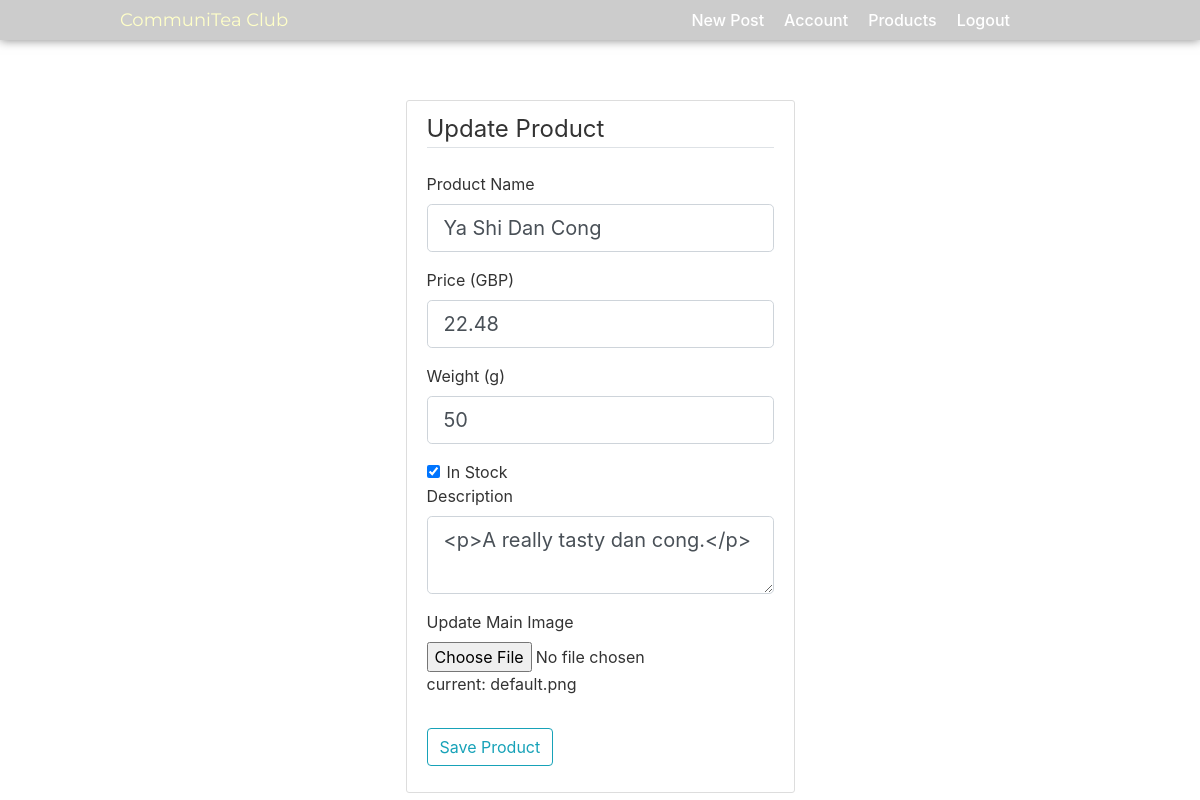
Screenshot of /product/6/update (signed in) with the database file from the repository.
### cmsdash/models.py (models this page shows, shortened)
class Product(db.Model):
    id = db.Column(db.Integer, primary_key=True)
    name = db.Column(db.String(120), nullable=False)
    price = db.Column(db.Integer, nullable=False)
    in_stock = db.Column(db.Boolean, nullable=False, default=True)
    description = db.Column(db.Text, nullable=False)
    main_image = db.Column(db.String(20), nullable=False, default='default.png')
    weight = db.Column(db.Integer, nullable=True)

### cmsdash/products/routes.py (the view)
@products.route('/product/<int:product_id>/update', methods=['GET', 'POST'])
@login_required
def update_product(product_id):
    product = Product.query.get_or_404(product_id)
    form = NewProductForm()
    if form.validate_on_submit():
        print(form.picture.data)
        if form.picture.data:
            picture_file = save_picture(form.picture.data)
            product.main_image = picture_file
        product.name = form.name.data
        product.description = form.description.data
        product.price = form.price.data
        product.in_stock = form.in_stock.data
        product.weight = form.weight.data
        db.session.commit()
        flash('Product updated!', 'success')
        return redirect(url_for('products.all_products'))
    elif request.method == 'GET':
        form.name.data = product.name
        form.description.data = product.description
        form.price.data = product.price
        form.in_stock.data = product.in_stock
        form.weight.data = product.weight
        form.picture.data = product.main_image
    return render_template('new_product.html', title='Update Product', form=form, legend='Update Product')

### cmsdash/products/forms.py
class NewProductForm(FlaskForm):
    name = StringField('Product Name', validators=[DataRequired()])
    price = FloatField('Price (GBP)', validators=[DataRequired()])
    in_stock = BooleanField('In Stock', validators=[DataRequired()])
    description = TextAreaField('Description', validators=[DataRequired()], id='summernote')
    picture = FileField('Update Main Image', validators=[FileAllowed(['jpg', 'png'])])
    weight = FloatField('Weight (g)')
    submit = SubmitField('Save Product')

### cmsdash/models.py (called while the page is built)
@login_manager.user_loader
def load_user(user_id):
    return User.query.get(int(user_id))

### cmsdash/templates/new_product.html (shortened to what this page needs)
{% extends "layout.html" %}
{% block content %}
    <div class="content-section">
        <form method="POST" action="" enctype="multipart/form-data">
            <fieldset class="form-group">
                <legend class="border-bottom mb-4">{{ legend }}</legend>
                <div class="form-group">
                    {{ form.name.label(class='form-control-label') }}
                    {% if form.name.errors %}
                        {{ form.name(class='form-control form-control-lg is-invalid') }}
                    <div class="invalid-feedback">
                        {% for error in form.name.errors %}
                            <span>{{error}}</span>
                        {% endfor %}
                    </div>
                    {% else %}
                        {{ form.name(class='form-control form-control-lg') }}
                    {% endif %}
                </div>
                <div class="form-group">
                    {{ form.price.label(class='form-control-label') }}
                    {% if form.price.errors %}
                        {{ form.price(class='form-control form-control-lg is-invalid') }}
                    <div class="invalid-feedback">
                        {% for error in form.price.errors %}
                            <span>{{error}}</span>
                        {% endfor %}
                    </div>
                    {% else %}
                        {{ form.price(class='form-control form-control-lg') }}
                    {% endif %}
                </div>
                <div class="form-group">
                    {{ form.weight.label(class='form-control-label') }}
                    {% if form.weight.errors %}
                        {{ form.weight(class='form-control form-control-lg is-invalid') }}
                    <div class="invalid-feedback">
                        {% for error in form.weight.errors %}
                            <span>{{error}}</span>
                        {% endfor %}
                    </div>
                    {% else %}
                        {{ form.weight(class='form-control form-control-lg') }}
                    {% endif %}
                </div>
                <div class="form-check">
                    {{form.in_stock(class='form-check-input')}}
                    {{form.in_stock.label(class='form-check-label')}}
                </div>
                <div class="form-group">
                    {{ form.description.label(class='form-control-label') }}
                    {% if form.description.errors %}
                        {{ form.description(class='form-control form-control-lg is-invalid') }}
                    <div class="invalid-feedback">
                        {% for error in form.description.errors %}
                            <span>{{error}}</span>
                        {% endfor %}
                    </div>
                    {% else %}
                        {{ form.description(class='form-control form-control-lg') }}
                    {% endif %}
                </div>
                <div class="form-group">
                    {{ form.picture.label() }}
                    {{ form.picture(class='form-control-file') }}
                    current: {{ form.picture.data }}
                </div>
            </fieldset>
            <div class="form-group">
                {{ form.submit(class='btn btn-outline-info') }}
            </div>
        </form>
    </div>
{% endblock content %}

### cmsdash/static/main.css (style rules this page uses)
html { height:100%; }
body { background: white !important; color: #333333; height:500px;; }
.content-section { background: white; padding: 10px 20px; border: 1px solid #dddddd; border-radius: 3px; margin-bottom: 20px; }

### rows the page displays
Product: name "Ya Shi Dan Cong", price "22.48", weight "50", in_stock "☑", description "<p>A really tasty dan cong.</p>", picture.data "default.png"

### other values shown
{{ legend }} "Update Product"
